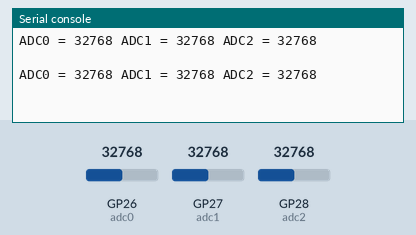
Bench run of a program on a simulated Raspberry Pi Pico running MicroPython. Parts: the last lines printed to the serial console. The inputs (shaded band) are chosen by the test bench; at power-on: GP26 (adc0) = 32768, GP27 (adc1) = 32768, GP28 (adc2) = 32768 (analog values on the 0–65535 scale).

Above: at 1.2 s.
1.3 s: GP26 (adc0) set to 45874
At 2.6 s:
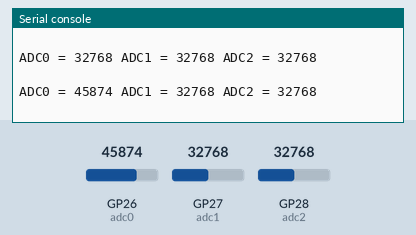
2.8 s: GP27 (adc1) set to 45874
At 3.8 s:
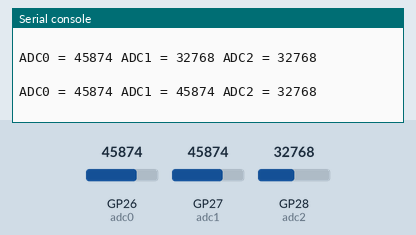
4.3 s: GP28 (adc2) set to 45874
At 5.4 s:
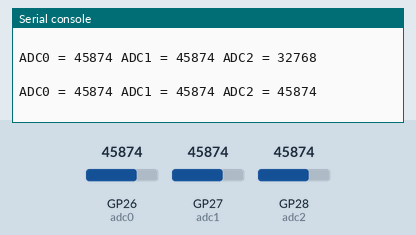
5.8 s: GP26 (adc0) set to 57670
At 6.8 s:
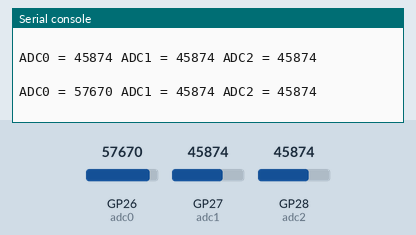
7.3 s: GP27 (adc1) set to 57670
At 8.6 s:
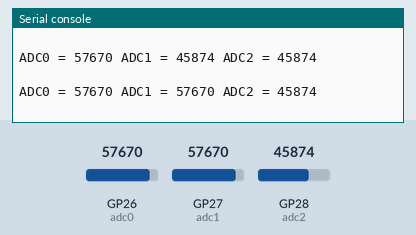
8.8 s: GP28 (adc2) set to 57670
At 9.7 s:
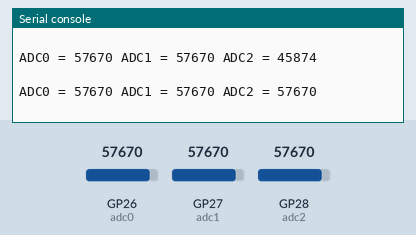
Timing chart, 0 to 11.3 s (numbered marks = the images above; inputs shaded):
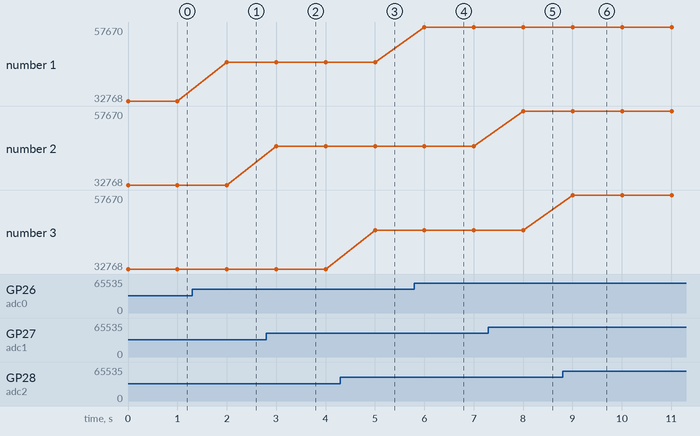

Measured:
- after the input at 1.3 s, the serial console: prints a new line after 0.70 s (image 1)
- after the input at 2.8 s, the serial console: prints a new line after 0.20 s (image 2)
- after the input at 4.3 s, the serial console: prints a new line after 0.70 s (image 3)
- after the input at 5.8 s, the serial console: prints a new line after 0.20 s (image 4)
- after the input at 7.3 s, the serial console: prints a new line after 0.71 s (image 5)
- after the input at 8.8 s, the serial console: prints a new line after 0.21 s (image 6)
- plotted number 1: 32768 → 45874 after the input at 1.3 s, 45874 → 57670 after the input at 5.8 s

The program:

GP26_27_28_ADC.py
```python
from machine import Pin, ADC
import utime


# ADC0 (GP26)
adc0 = ADC(26)
# ADC1 (GP27)
adc1 = ADC(27)
# ADC2 (GP28)
adc2 = ADC(28)


while True:
    a0 = adc0.read_u16()
    a1 = adc1.read_u16()
    a2 = adc2.read_u16()

    data = "ADC0 = " + str(a0) + " ADC1 = " + str(a1) + " ADC2 = " + str(a2) + "\n"
    print (data)

    utime.sleep (1)
```
